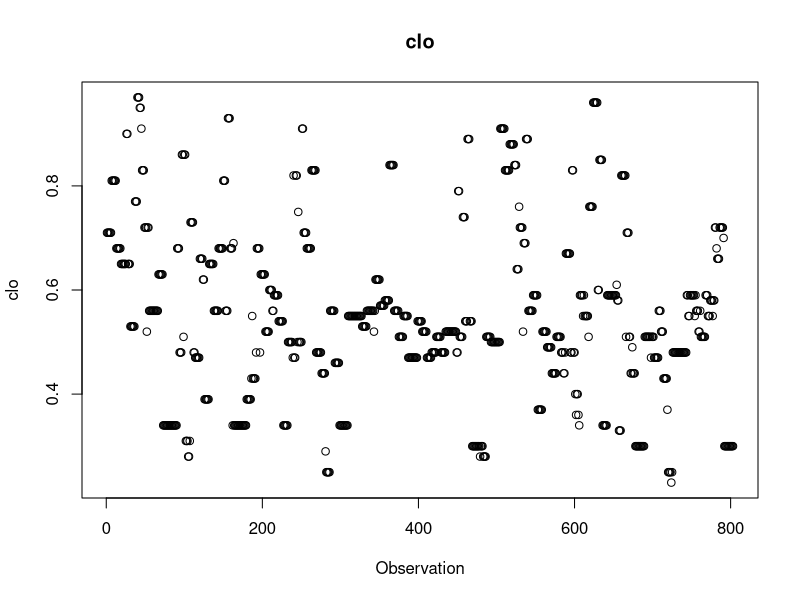
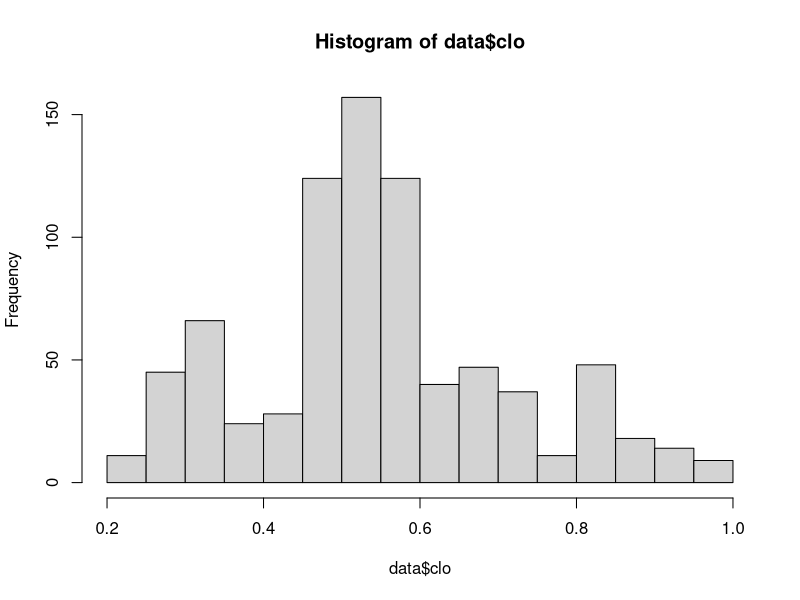
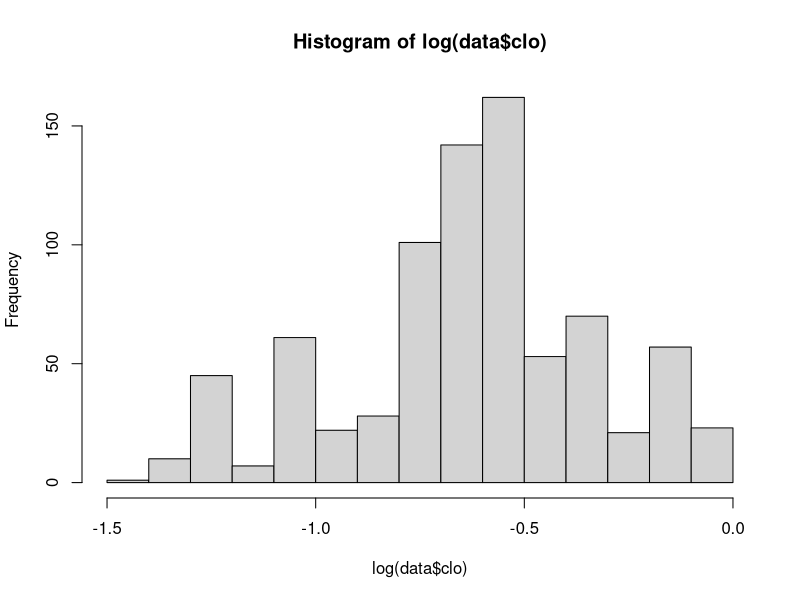
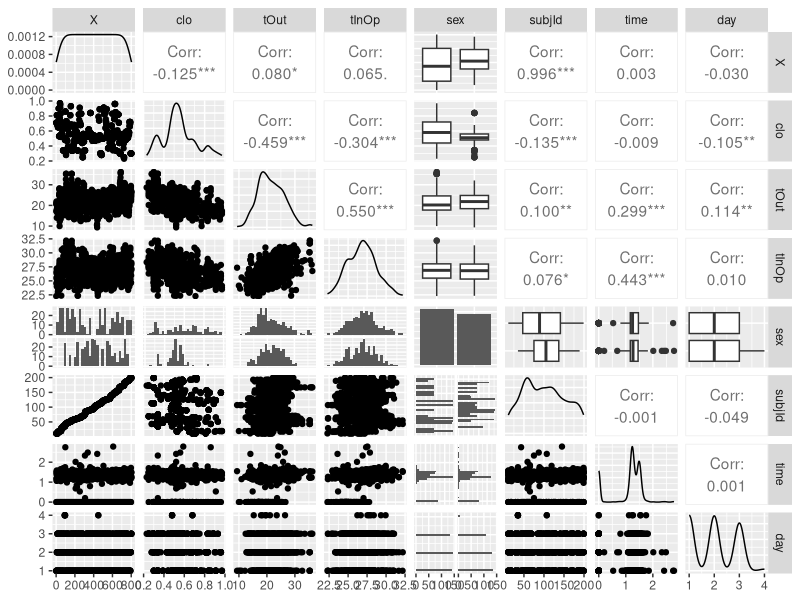
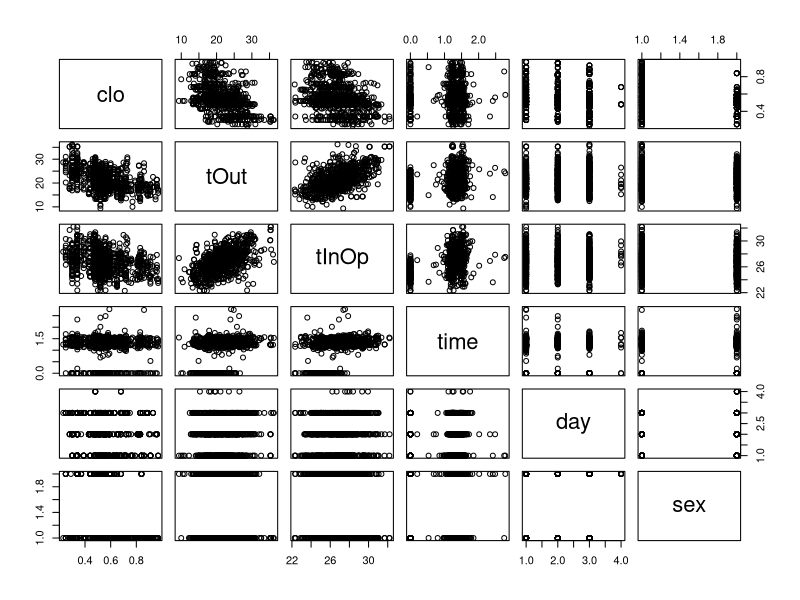
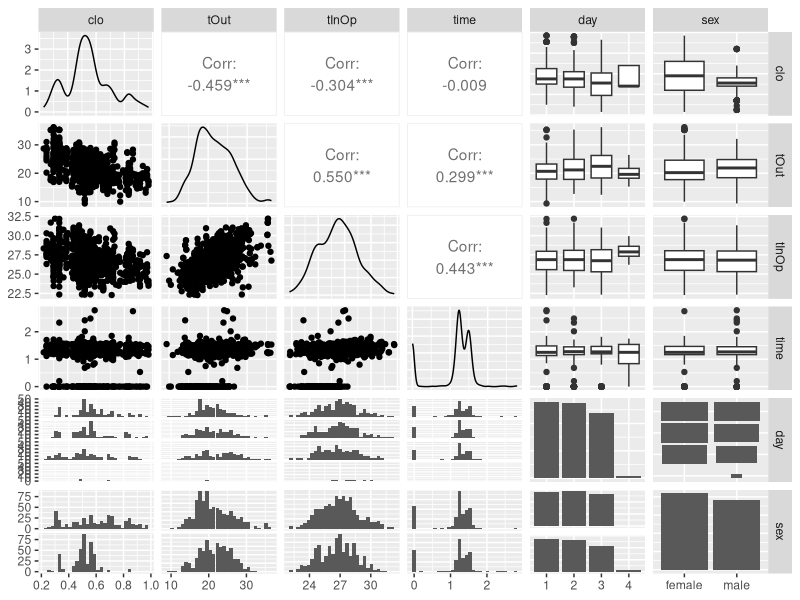
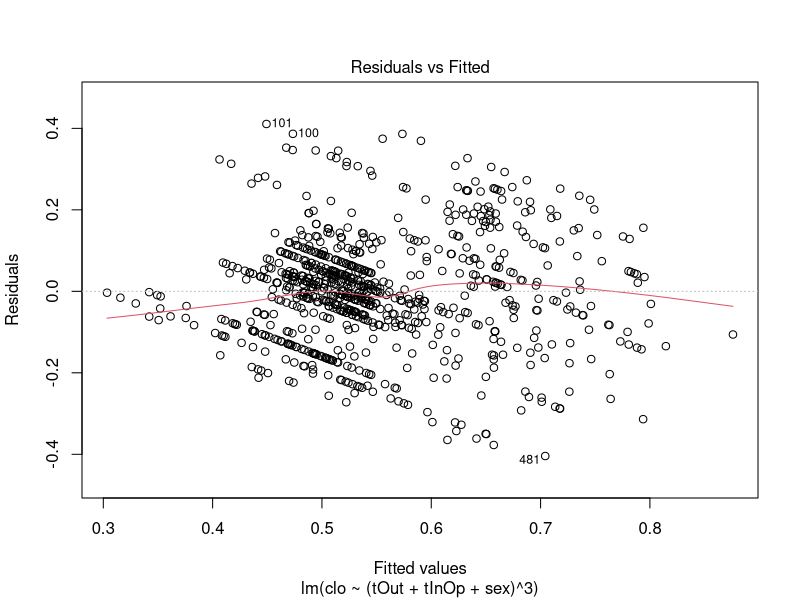
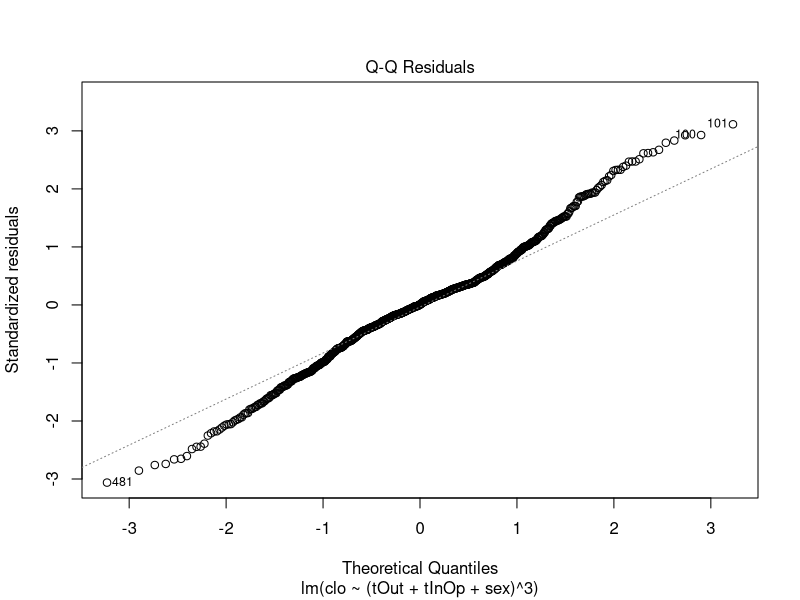

Source code (R) for these figures, in order:
#install.packages("ggfortify")
#install.packages("ggplot2")
#install.packages("GGally")
#install.packages("Hmisc")
#install.packages("nlme")
library(dplyr)
library(ggplot2)
#library(GGally)
library(MASS)
library(car)
library(Hmisc)
library(knitr)

library(ggfortify)
### Assignment1
# Reading in the data
data<-read.csv("../02_Assignment2/clothing.csv",header=T)
names(data)
# first step -> descriptive analytics of the dependent variable
describe(data$clo)
sd(data$clo)
mean(data$clo)
# the data is quite spread out

plot(data$clo, main = "clo", ylab="clo", xlab="Observation")
hist(data$clo)
hist(log(data$clo))
#hist(data$clo, main = "clo", ylab="clo", density = 100)
GGally::ggpairs(data)

# Transforming the variables into factors
data <- mutate_if(data, is.character, as.factor)
data$day <- as.factor(data$day)
data$subjId <- as.factor(data$subjId)
data$X <- NULL

df <- data  %>% dplyr::select(where(is.numeric))
df$day <- data$day
df$sex <- data$sex

pairs(df)
GGally::ggpairs(df)


##############
## Exercise 1
# Fit a GLM on the data only using clo,tInOP, tOut
####

df1 <- dplyr::select(data,c("clo", "tOut", "tInOp", "sex"))

lm.1 <- lm(clo~(tOut+tInOp+sex)^3, data=df1)
summary(lm.1)
plot(lm.1)
logLik(lm.1)


lm.2 <- lm(clo~poly(tOut,2)*sex*poly(tInOp,2), data=df1)
summary(lm.2)

par(mfrow=c(2,2))
plot(lm.2)
dev.off()

glm.1 <- glm(clo~(tOut+tInOp+sex)^3, family = Gamma, data = df1)
summary(glm.1)
logLik(glm.1)

glm.2 <- glm(clo~poly(tOut,2)*sex*poly(tInOp,2),family=Gamma, data=df1)
summary(glm.2)
logLik(glm.2)
par(mfrow=c(2,2))
plot(glm.2)


##############
#






# Looking at the raw dependent variable
## we can see that there are quite some outliers
#png(filename = "dioxin.png", width = 9600, height = 4800, units="px", res=600)
#par(mfrow=c(1,2))
#plot(dioxin$DIOX, main = "Dioxin in Original Domain", ylab="Dioxin", xlab="Observation")
#hist(dioxin$DIOX, main="Distribution of Dioxin levels (original domain)")
#dev.off()
